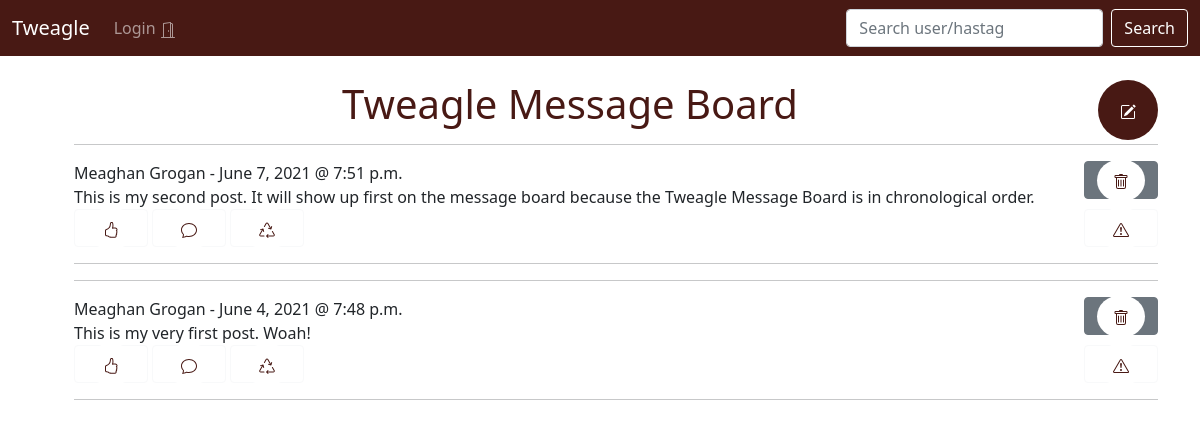
The page / on the database its author committed.
### tweagleBoard/models.py (models this page shows, shortened)
class Post(models.Model):
    title = models.CharField(max_length=500)
    author = models.ForeignKey(User, on_delete=models.CASCADE)
    body = models.TextField()
    post_date = models.DateField(auto_now_add=True)
    post_time = models.TimeField(auto_now_add=True)
    likes = models.ManyToManyField(User, related_name='tweag_posts')

### tweagleBoard/views.py (the view)
# urls.py: path('', HomeView.as_view(), name = 'home'),
class HomeView(ListView):
    model = Post
    template_name = 'home.html'
    ordering = ['-post_date']

### tweagleBoard/templates/home.html (shortened to what this page needs)
{% extends 'base.html' %}
{% block content %}
<h1>Tweagle Message Board
  <button class="btn btn-primary btn-lg" id = "create_button"><span class = 'create_icon'>
  </button>
</h1>
<ul style="list-style-type:none;">
{% for post in object_list %}
  <hr><a href="{% url 'post-detail' post.pk %}"></a>
    <li>{{ post.author.first_name }} {{ post.author.last_name }} - {{ post.post_date }} @ {{ post.post_time }}
      <button type="submit" class='btn btn-secondary' id = 'delete_button' href= "{% url 'delete_post' post.pk %}">
        <span class= "button_icon">
      </button> <br/>
    {{ post.body }}
    <br/>
    <div class="d-grid gap-2 d-md-block">
      <button type="button" class='btn btn-outline-light'><span class= "button_icon"></button>
      <button type="button" class='btn btn-outline-light'><span class= "button_icon"></button>
      <button class='btn btn-outline-light' type="button" ><span class= "button_icon"></button>
      <button type="button" class='btn btn-outline-light' id = 'report_icon'><span class= "button_icon"></button>
    </div>
    </li>
  <hr>
{% endfor %}
</ul>
{% endblock %}

### tweagleBoard/templates/base.html (shortened to what this page needs)
<!doctype html>
<html lang="en">
  <head>
    <link href="https://cdn.jsdelivr.net/npm/bootstrap@5.0.1/dist/css/bootstrap.min.css" rel="stylesheet">
    {% load static %}
    <link rel="stylesheet" type="text/css" href="{% static 'stylesheet.css' %}"/>
  </head>
  <body>
    <nav class="navbar navbar-expand-lg navbar-dark bg-dark">
      <div class="container-fluid">
        <a class="navbar-brand" href= "{% url 'home' %}" >Tweagle</a>
        <div class="collapse navbar-collapse" id="navbarSupportedContent">
          <ul class="navbar-nav me-auto mb-2 mb-lg-0">
              {% if user.is_authenticated %}
                <li class="nav-item">
                  <a class="nav-link" href="{% url 'logout' %}">Logout <svg xmlns="http://www.w3.org/2000/svg" width="16" height="16" fill="currentColor" class="bi bi-door-closed" viewBox="0 0 16 16">
                    <path d="M3 2a1 1 0 0 1 1-1h8a1 1 0 0 1 1 1v13h1.5a.5.5 0 0 1 0 1h-13a.5.5 0 0 1 0-1H3V2zm1 13h8V2H4v13z"/>
                    <path d="M9 9a1 1 0 1 0 2 0 1 1 0 0 0-2 0z"/>
                  </svg></a>
                </li>
                <li class="nav-item">
                  <a class="nav-link" href="#">Profile  <svg xmlns="http://www.w3.org/2000/svg" width="16" height="16" fill="currentColor" class="bi bi-person-circle" viewBox="0 0 16 16">
                    <path d="M11 6a3 3 0 1 1-6 0 3 3 0 0 1 6 0z"/>
                    <path fill-rule="evenodd" d="M0 8a8 8 0 1 1 16 0A8 8 0 0 1 0 8zm8-7a7 7 0 0 0-5.468 11.37C3.242 11.226 4.805 10 8 10s4.757 1.225 5.468 2.37A7 7 0 0 0 8 1z"/>
                  </svg></a>
                </li>
                <li class="nav-item">
                  <a class="nav-link" href="#">Private Message  <svg xmlns="http://www.w3.org/2000/svg" width="16" height="16" fill="currentColor" class="bi bi-envelope" viewBox="0 0 16 16">
                    <path d="M0 4a2 2 0 0 1 2-2h12a2 2 0 0 1 2 2v8a2 2 0 0 1-2 2H2a2 2 0 0 1-2-2V4zm2-1a1 1 0 0 0-1 1v.217l7 4.2 7-4.2V4a1 1 0 0 0-1-1H2zm13 2.383-4.758 2.855L15 11.114v-5.73zm-.034 6.878L9.271 8.82 8 9.583 6.728 8.82l-5.694 3.44A1 1 0 0 0 2 13h12a1 1 0 0 0 .966-.739zM1 11.114l4.758-2.876L1 5.383v5.73z"/>
                  </svg></a>
                </li>
              {% else %}
                <li class="nav-item">
                  <a class="nav-link" href="{% url 'login' %}">Login </a>
                </li>
              {% endif %}
          </ul>
          <form class="d-flex">
            <input class="form-control me-2" type="search" placeholder="Search user/hastag" aria-label="Search">
            <button class="btn btn-outline-success" type="submit" id ='search_button'>Search</button>
          </form>
        </div>
      </div>
    </nav>
    <br/>
    <div class="container">
      {% block content %}
      {% endblock %}
    </div>
  </body>
</html>

### tweagleBoard/static/stylesheet.css (style rules this page uses)
h1 { color: #481914; font-family: 'Segoe UI', Tahoma, Geneva, Verdana, sans-serif; text-align: center; }
ul { font-family: 'Segoe UI', Tahoma, Geneva, Verdana, sans-serif; }
.navbar { background-color: #481914 !important; font-family: 'Segoe UI', Tahoma, Geneva, Verdana, sans-serif; }
.button_icon { color: #481914 !important; }
.button_icon { fill: currentColor !important; }
#create_button { float: right !important; padding: 0.25em 0.75em; height: 60px; width: 60px; background-color: #481914 !important; border: 1px; border-radius: 50% !important; }
.button_icon { background-color: white; border: none; border-radius: 50% !important; color: white; padding: 12px 16px; font-size: 16px; cursor: pointer; font-size: 14px; }
#search_button { color: white !important; border-color: white !important; }
#report_icon { float: right !important; }
#delete_button { float: right !important; }

### rows shown on the page
Post: author.first_name "Meaghan", author.last_name "Grogan", post_date "June 7, 2021", post_time "7:51 p.m.", body "This is my second post. It will show up first on the message board because the Tweagle Message Board is in chronological order."
Post: author.first_name "Meaghan", author.last_name "Grogan", post_date "June 4, 2021", post_time "7:48 p.m.", body "This is my very first post. Woah!"
